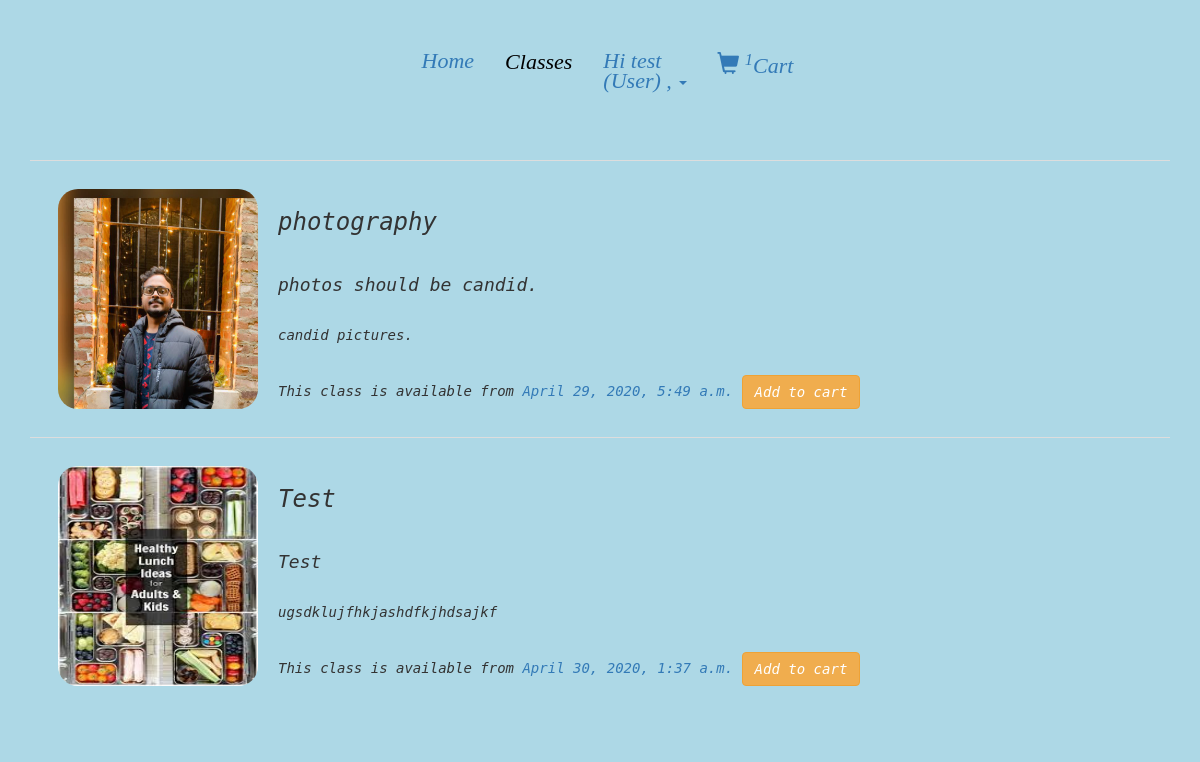
The app's page /User/hobby_list/ (signed in) with its own data.
### User/models.py (models this page shows)
class User(AbstractUser):
    cell_phone = models.CharField(max_length=50, default=' ', null=True, blank=True)
    user_type = models.SmallIntegerField(choices=USER_TYPE, null=False, default=1)
    address1 = models.CharField(blank=True, default=' ', max_length=50, null=True)
    address2 = models.CharField(blank=True, default=' ', max_length=50, null=True)
    city = models.CharField(blank=True, default=' ', max_length=50, null=True)
    state = models.CharField(blank=True, default=' ', max_length=2, null=True)
    zipcode = models.CharField(blank=True, default=' ', max_length=5, null=True)

### Cart/models.py (models this page shows, shortened)
class Cart(models.Model):
    ref_code = models.CharField(max_length=15)
    user = models.ForeignKey(User, on_delete=models.CASCADE)
    is_ordered = models.BooleanField(default=False)
    items = models.ManyToManyField(CartItem)
    date_ordered = models.DateTimeField(auto_now=True)

### Hobbies/models.py (models this page shows, shortened)
class Inclass(models.Model):
    class_name = models.CharField(max_length=50)
    short_description = models.CharField(max_length=400)
    description = models.TextField()
    image = models.ImageField(upload_to="User/images", null=True)
    created_date = models.DateTimeField(
        default=timezone.now)
    updated_date = models.DateTimeField(auto_now_add=True)

### User/views.py (the view)
# urls.py: path('', views.hobby_list, name='hobby_list'),
def hobby_list(request):
    hobby = Inclass.objects.all()
    return render(request, 'hobby_list.html',
                  {'Hobbies': hobby})

### templates/hobby_list.html (shortened to what this page needs)
<!DOCTYPE html>
<html lang="en">
{% extends 'base.html' %}
{% load static %}
{% block content %}
    <br>
    <br>
   <div>
        <table class="table table-unbordered table-hover">
            {% for Hobby in Hobbies %}
                <tr>
                    <td>
                        <img src = "{{Hobby.image.url}}" id="inclasspics" alt={{ Hobby.class_name }}/>
                        <br>
                        <h3>
                            {{ Hobby.class_name }}
                        </h3>
                        <br>
                        <h4>
                            {{ Hobby.short_description }}
                        </h4>
                        <br>
                        <p>
                            {{ Hobby.description }}
                        </p>
                        <br>This class is available from
                        <a class="warning">{{ Hobby.created_date }}     </a> <a href="{% url 'add_to_cart' Hobby.class_name %}" id="addcart" onclick="return alert('Class successfully added to the cart!')" class="btn btn-warning">Add to cart</a>
                    </td>
                </tr>
            {% endfor %}
        </table>
    </div>
{% endblock content %}

### templates/base.html (shortened to what this page needs)
<!doctype html>
<html lang="en">
{% load static %}
  <head>
    <link rel="stylesheet" href="https://maxcdn.bootstrapcdn.com/bootstrap/3.3.7/css/bootstrap.min.css">
      <link rel="stylesheet" href="{% static "Hobbies/CSS/mpsmain.css" %}">
  </head>
  <body>
  <div class="navbar ">
        <div class="collapse navbar-collapse" id="myNavbar">
            <ul class="nav navbar-nav">
              <li><a href="{% url 'home' %}" class="active" >Home</a></li>
                <li><div class="dropdown">
                    <button class="dropbtn">
                        <a href="{% url 'classes' %}"><span class="word_style">Classes</span></a>
                    </button>
                    </div>
                </li>
           </ul>
            <ul class="nav navbar-nav navbar-right">
                     {% if user.is_authenticated %}
                        <li class="nav-item">
                      <a class=" " href="#" id="userMenu"\
                      data-toggle="dropdown" aria-haspopup="true" aria-expanded\
                      ="false">
                       Hi {{ user.username }} <br> {% if user.user_type == 2 %} (Instructor) {%  else %} (User) {% endif %}, <span class="caret"></span>
                      </a>
                    </li>
                    {%  else %}
                    <li><a href="{% url 'signup' %}" >Signup</a></li>
                    <li><a href="{% url 'login' %}"><span class="glyphicon glyphicon-log-in" style="height: 50%"></span> Login</a></li>
                    {% endif %}
                    <li><a href="{% url 'order_summary' %}"><span class="glyphicon glyphicon-shopping-cart"></span> <sup>{{ user.cart_set.all.first.items.all|length }}</sup>Cart</a> </li>
            </ul>
        </div>
  </div>
    <div class="container">
      {% block content %}
      {% endblock content %}
    </div>
  </body>
<footer class="footer mt-auto py-3">
</footer>
</html>

### Hobbies/static/Hobbies/CSS/mpsmain.css (style rules this page uses)
body { font-family: "monospace", sans-serif; background: rgb(214, 174, 214); font-style: italic; display: flex; flex-direction: column; align-items: center; background-image: url('/User/media/user/images/Hobby.jpg'); background-repeat: no-repeat; }
.navbar { margin-bottom: 0; border-radius: 0; height: 120px; font-family: 'SansSerif'; font-size: 22px; background-image: linear-gradient(darkred); }
.footer, footer > p { color: red; padding: 15px; position: static; left: 0; bottom: 0; width: 100%; height: 20px; text-align: center; }
#myNavbar, #myCarousel { padding-top: 35px; }
.dropdown .dropbtn { font-size: 18px; border: none; outline: none; color: grey; padding: 10px 16px; background-color: inherit; font-family: inherit; margin: 0; }
.word_style { color : black; font-family: inherit; font-size : 22px; }
#inclasspics { float:left; width:200px; height:220px; margin:20px; border-radius: 20px; }

### templates/base.html (style rules this page uses)
body { background-color: lightblue; }

### records on screen
User: username "test", cart_set.all.first.items.all|length "1"
Inclass: image (picture), class_name "photography", short_description "photos should be candid.", description "candid pictures.", created_date "April 29, 2020, 5:49 a.m."
Inclass: image (picture), class_name "Test", short_description "Test", description "ugsdklujfhkjashdfkjhdsajkf", created_date "April 30, 2020, 1:37 a.m."
